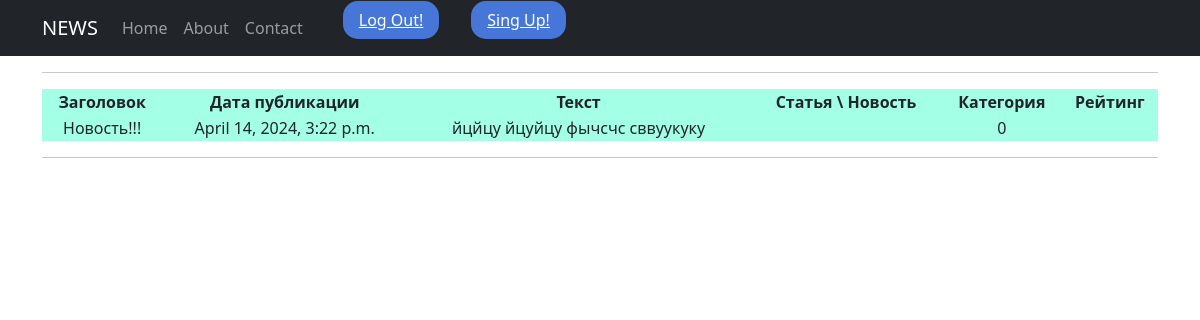
Page /news/56 (signed in) on the committed database.
### news/models.py (models this page shows, shortened)
class Post (models.Model):
    auther = models.ForeignKey(Author, on_delete=models.CASCADE)
    rulobject = models.CharField(max_length=2,choices=POSITIONS)
    date =models.DateTimeField(auto_now_add=True)
    catygorys = models.ManyToManyField(Category,through='PostCategory')
    header = models.CharField(max_length=30)
    text = models.TextField()
    _postratio = models.IntegerField(default=0)
    @property
    def postratio(self):
        return self._postratio

### news/views.py (the view)
# urls.py: path('<int:pk>',DetailPost.as_view(),name='post_detail'),
class DetailPost(LoginRequiredMixin,DetailView):
    model = Post
    template_name = 'flatpages/new.html'
    context_object_name = 'new'

### news/templatetags/custom_filters.py (called while the page is built)
@register.filter()
def censor(value):
    for word in BAD_WORDS:
        replace = "".join(['*'] * (len(word)-1))
        value = re.sub(word[1:], replace, value)
    return value

### templates/flatpages/new.html (shortened to what this page needs)
{% extends 'flatpages/default.html' %}
{% load custom_filters %}
{% block content %}
 <hr>
       <table bgcolor="#a3ffe5" align="center" width="100%"   >
           <tr >
               <td ><strong>Заголовок</strong></td>
               <td><strong>Дата публикации</strong></td>
               <td><strong>Текст</strong></td>
               <td><strong>Статья \ Новость </strong></td>
               <td><strong>Категория </strong></td>
               <td><strong>Рейтинг </strong></td>
           </tr>
           <tr>
               <td>{{ new.header }}</td>
               <td>{{ new.date }}</td>
               <td>{{ new.text|censor}}</td>
               <td>{{ new.rulobject }}</td>
               <td>{{ new.postratio}}</td>
           </tr>
       </table>
         <hr>
{% endblock content %}

### rows in the picture
Post: header "Новость!!!", date "April 14, 2024, 3:22 p.m.", text|censor "йцйцу йцуйцу фычсчс сввуукуку", postratio "0"
